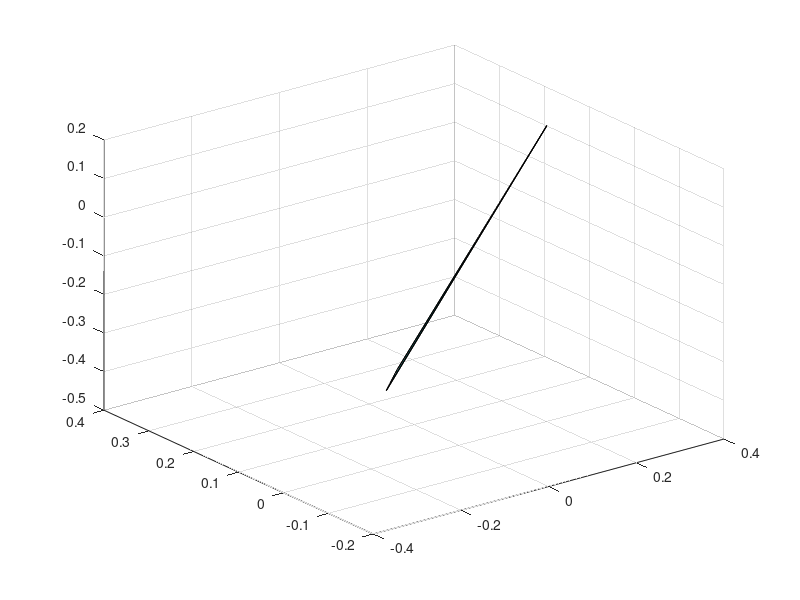

This figure's MATLAB source:
% generate a shape for import to VNE
% create it as a levelset f(x,y,z) = 0

[xx,yy,zz] = meshgrid(-5:.125:5,-2:.125:2,-2:.125:2);

fxyz = xx.^20 + yy.^20 + zz.^20 - 1;

% get faces and vertices
[f,v] = isosurface(xx,yy,zz,fxyz,0.0); 
[nf,nv] = reducepatch(f,v,4);
nv = nv/2;
n = isonormals(xx,yy,zz,fxyz,nv);

trisurf(nf,nv(:,1),nv(:,2),nv(:,3));

 csvwrite('faces3.dat',nf);
 csvwrite('verts3.dat',nv);
 csvwrite('norms3.dat',n);